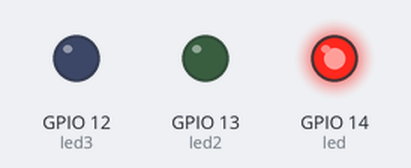
This program was run on a simulated ESP32 board running MicroPython. On the bench: output pins drawn as LEDs (lit = HIGH). Wiring (from the project's diagram.json): blue LED on GPIO 12, green LED on GPIO 13, red LED on GPIO 14. At 30.0 s the program stops and its outputs stay as they are.

Above: at 0.2 s.
At 1.2 s:
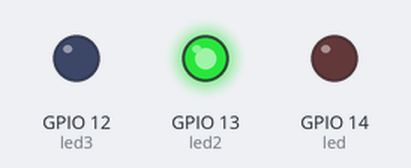
At 2.2 s:
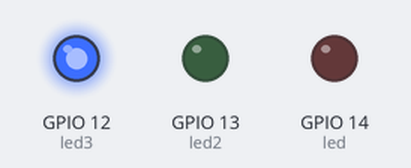
At 5.7 s:
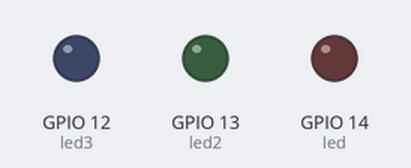
Timing chart, 0 to 6.9 s (numbered marks = the images above):
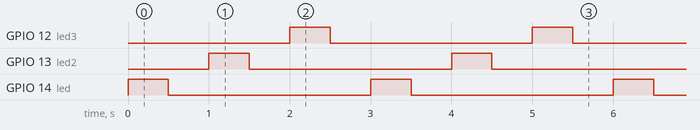

The program:

main.py
```python
import machine #informações (biblioteca) sobre o ESP32
import time

led = machine.Pin(14, machine.Pin.OUT)
led2 = machine.Pin(13, machine.Pin.OUT)
led3 = machine.Pin(12, machine.Pin.OUT)
cont = 1


while (cont <= 10):
    led.on()
    time.sleep(0.5)
    led.off()
    time.sleep(0.5)

    led2.on()
    time.sleep(0.5)
    led2.off()
    time.sleep(0.5)

    led3.on()
    time.sleep(0.5)
    led3.off()
    time.sleep(0.5)
    cont = cont + 1
```

Measured:
- by itself, GPIO 12 (led3), GPIO 13 (led2), GPIO 14 (led): alternates HIGH for 0.50 s and LOW for 2.5 s
- by itself, everything shown: repeats every 3.0 s, in 6 steps
